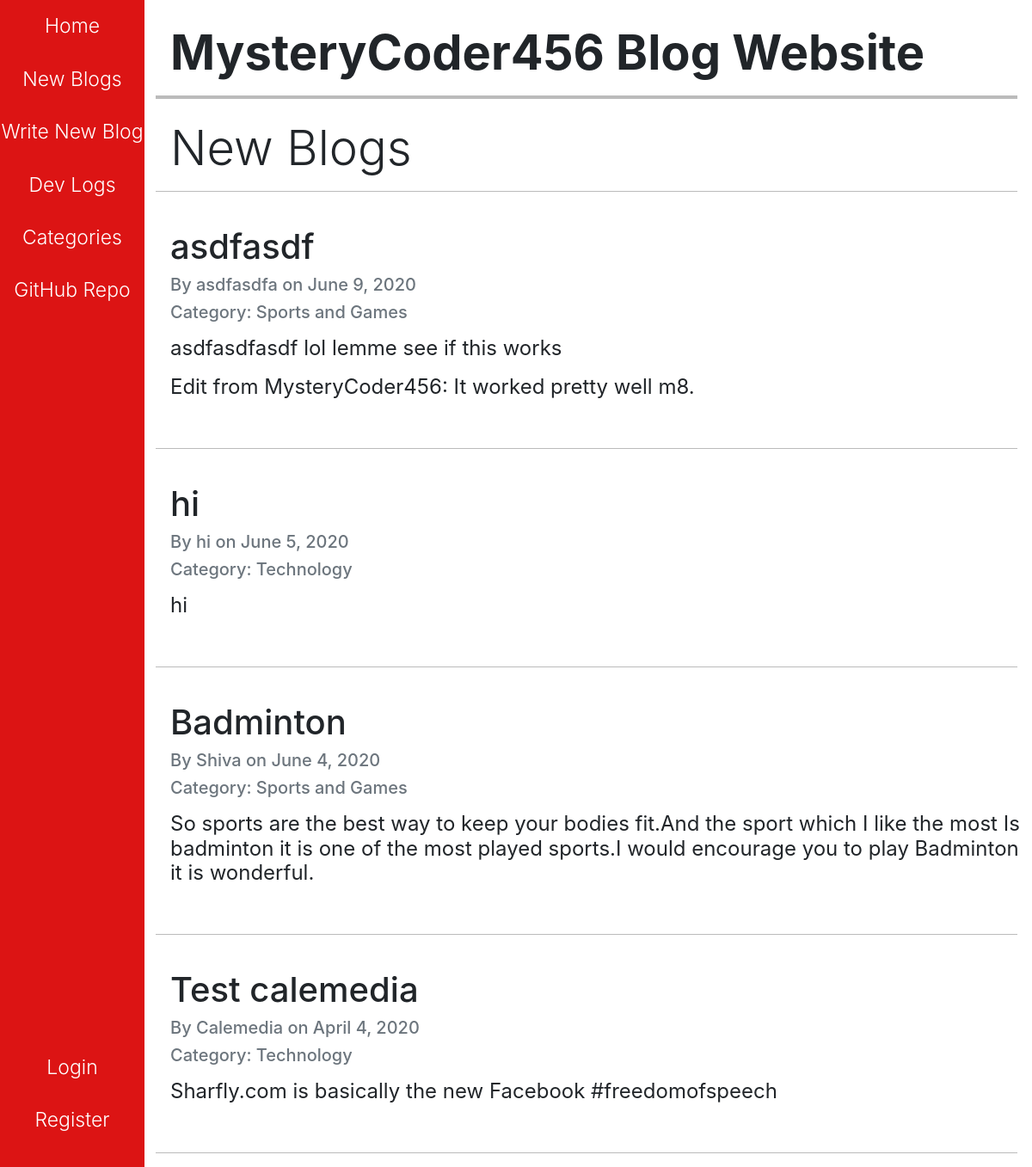
The app's page /blogs/, older data.
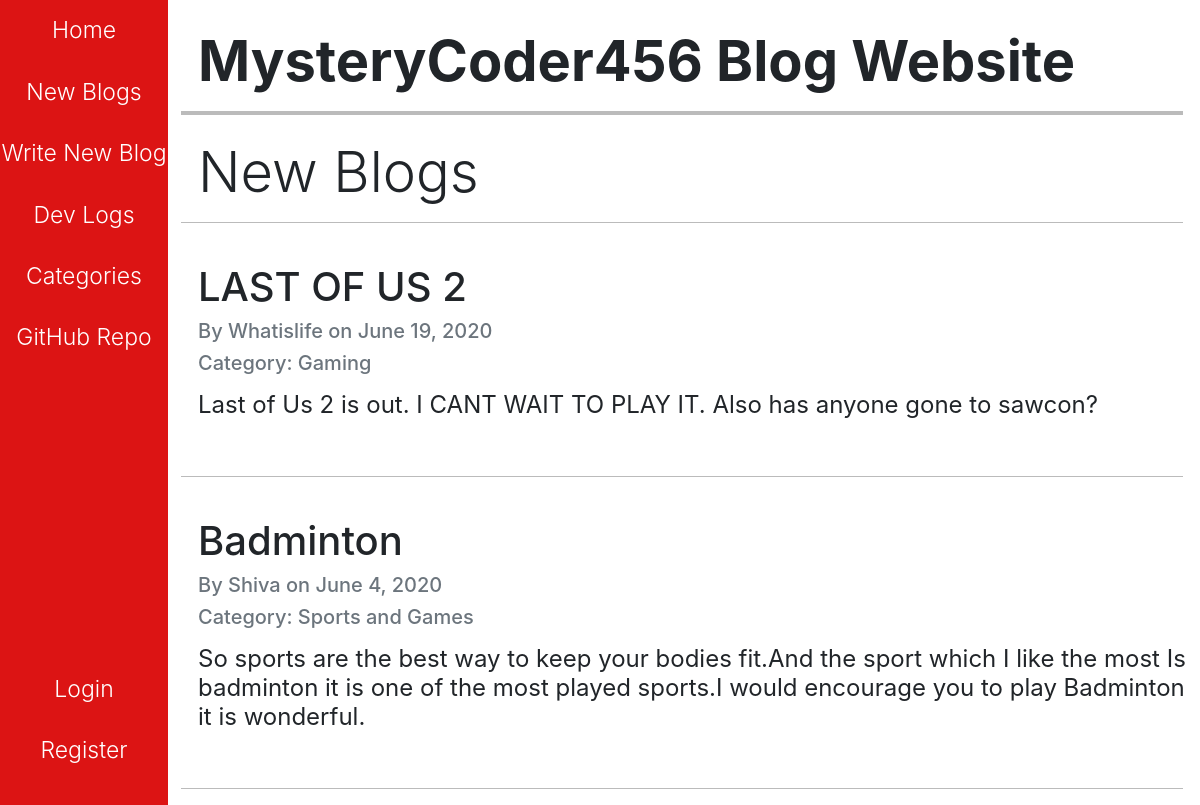
The same page, newer data.
### blog/models.py (models this page shows, shortened)
class Blog(models.Model):
    blog_list = models.ForeignKey(BlogList, on_delete=models.CASCADE)
    title = models.CharField(max_length=100)
    author = models.CharField(max_length=50)
    creation_date = models.DateField()
    content = models.TextField(
        max_length=500,
        blank=True,
        validators=[MaxLengthValidator(500)]
    )
    points = models.IntegerField(default=0)

class BlogList(models.Model):
    name = models.CharField(max_length=50)

### blog/views.py (the view)
# urls.py: path("blogs/", views.blogs, name="new_blogs"),
def blogs(request):
    all_blogs = []
    for blog_list in BlogList.objects.all():
        if blog_list.name != "Dev Logs":
            all_blogs.extend(blog_list.blog_set.all())
    all_blogs.sort(key=lambda blog: blog.creation_date, reverse=True)
    return render(request, "blog/blogs.html", {"blog_set": all_blogs})

### blog/templates/blog/blogs.html (shortened to what this page needs)
{% extends 'blog/base.html' %}
{% block heading %}
    New Blogs
{% endblock %}
{% block main %}
    {% for blog in blog_set %}
        <hr style="height: 1px;">
        <br>
        <h1 class="blog-title"><a href="/blog/{{blog.title}}">{{blog.title}}</a></h1>
        <div class="pb-2" style="line-height: 0.1rem;">
            <h5 class="text-muted">By {{blog.author}} on {{blog.creation_date}}</h5>
            <h5 class="text-muted">Category: {{blog.blog_list.name}}</h5>
        </div>
        <h4 class="font-weight-normal">{{blog.content|linebreaks}}</h4>
        <br>
    {% endfor %}
    <hr style="height: 1px;">
{% endblock %}

### blog/templates/blog/base.html (shortened to what this page needs)
<!DOCTYPE html>
{% load static %}
<html lang="en">
<head>
    <link rel="stylesheet" href="https://stackpath.bootstrapcdn.com/bootstrap/4.3.1/css/bootstrap.min.css">
    <link rel="stylesheet" type="text/css" href="{% static 'blog/styles.css' %}">
</head>
<body>
    <div class="sidenav">
        <a href="{% url 'home' %}" class="font-weight-light">Home</a>
        <a href="{% url 'new_blogs' %}" class="font-weight-light">New Blogs</a>
        <a href="{% url 'create_blog' %}" class="font-weight-light">Write New Blog</a>
        <a href="{% url 'dev_logs' %}" class="font-weight-light">Dev Logs</a>
        <a href="{% url 'categories' %}" class="font-weight-light">Categories</a>
        <a href="https://github.com/MysteryCoder456/Blog-App" target="_blank" class="font-weight-light">GitHub Repo</a>
        <div class="auth-buttons pb-4">
            {% if user.is_authenticated %}
                <p class="font-weight-light">Signed In as {{user.username}}</p>
                <a href="{% url 'logout' %}" class="font-weight-light">Logout</a>
            {% else %}
                <a href="{% url 'login' %}" class="font-weight-light">Login</a>
                <a href="{% url 'register' %}" class="font-weight-light">Register</a>
            {% endif %}
        </div>
    </div>
    <div class="main mt-4">
        <h1 class="display-4 font-weight-bold">MysteryCoder456 Blog Website</h1>
        <hr style="height: 4px;" class="mb-4">
        <h1 class="display-4">{% block heading %}{% endblock %}</h1>
        {% block main %}
        {% endblock %}
    </div>
</body>
</html>

### blog/static/blog/styles.css (style rules this page uses)
:root { --sidebar-width: 14%; --sidebar-font-size: 23px; }
html { font-family: Montserrat, Helvetica, Arial; }
.sidenav { height: 100%; width: var(--sidebar-width); position: fixed; top: 0; left: 0; overflow-x: hidden; text-align: center; background-color: #DC1414; z-index: 99; }
.sidenav a { text-decoration: none; color: #ffffff; display: block; font-size: var(--sidebar-font-size); padding-top: 8%; padding-bottom: 8%; }
.auth-buttons { bottom: 0; width: 100%; position: absolute; }
.main { margin-left: var(--sidebar-width); padding: 4px 0px 0px 30px; }
.blog-title a { text-decoration: none; color: inherit; }
hr { position: relative; left: -17px; background-color: #BBBBBB; border: none; width: 100%; }

Row changes from the older to the newer data that the page shows:
removed Blog: title "asdfasdf", author "asdfasdfa", creation_date "June 9, 2020", blog_list.name "Sports and Games", content "asdfasdfasdf lol lemme see if this works Edit from MysteryCoder456: It worked pretty well m8."
removed Blog: title "hi", author "hi", creation_date "June 5, 2020", blog_list.name "Technology", content "hi"
removed Blog: title "Test calemedia", author "Calemedia", creation_date "April 4, 2020", blog_list.name "Technology", content "Sharfly.com is basically the new Facebook #freedomofspeech"
added Blog: title "LAST OF US 2", author "Whatislife", creation_date "June 19, 2020", blog_list.name "Gaming", content "Last of Us 2 is out. I CANT WAIT TO PLAY IT. Also has anyone gone to sawcon?"
